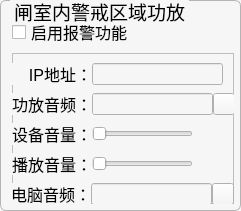
  <widget class="QGroupBox" name="groupBox_13">
   <property name="geometry">
    <rect>
     <x>1170</x>
     <y>10</y>
     <width>241</width>
     <height>211</height>
    </rect>
   </property>
   <property name="font">
    <font>
     <pointsize>14</pointsize>
    </font>
   </property>
   <property name="styleSheet">
    <string notr="true">QGroupBox {
	background-color: #f6f6f6;
    border-width: 1px;
    border-radius: 6px;
   border-style:solid;
  border-color: #b4b4b4;
  margin-top: 2ex;
}
QGroupBox::title {
     subcontrol-origin: margin;
     subcontrol-position: top left;
   left:10px;
     margin-left: 0px;
     padding:0 1px;
}</string>
   </property>
   <property name="title">
    <string>闸室内警戒区域功放</string>
   </property>
   <layout class="QVBoxLayout" name="verticalLayout">
    <property name="topMargin">
     <number>16</number>
    </property>
    <property name="rightMargin">
     <number>6</number>
    </property>
    <property name="bottomMargin">
     <number>6</number>
    </property>
    <item>
     <widget class="QCheckBox" name="checkBox_inside_audio_used">
      <property name="font">
       <font>
        <pointsize>12</pointsize>
       </font>
      </property>
      <property name="text">
       <string>启用报警功能</string>
      </property>
     </widget>
    </item>
    <item>
     <widget class="QFrame" name="frame_inside_audio">
      <property name="styleSheet">
       <string notr="true">background-color: #f6f6f6;</string>
      </property>
      <property name="frameShape">
       <enum>QFrame::StyledPanel</enum>
      </property>
      <property name="frameShadow">
       <enum>QFrame::Raised</enum>
      </property>
      <widget class="QLabel" name="label_49">
       <property name="geometry">
        <rect>
         <x>0</x>
         <y>100</y>
         <width>80</width>
         <height>22</height>
        </rect>
       </property>
       <property name="font">
        <font>
         <pointsize>12</pointsize>
        </font>
       </property>
       <property name="text">
        <string>播放音量：</string>
       </property>
       <property name="alignment">
        <set>Qt::AlignRight|Qt::AlignTrailing|Qt::AlignVCenter</set>
       </property>
      </widget>
      <widget class="QSlider" name="horizontalSlider_inside_audio_play_volume">
       <property name="geometry">
        <rect>
         <x>80</x>
         <y>100</y>
         <width>101</width>
         <height>22</height>
        </rect>
       </property>
       <property name="maximum">
        <number>100</number>
       </property>
       <property name="orientation">
        <enum>Qt::Horizontal</enum>
       </property>
      </widget>
      <widget class="QLineEdit" name="lineEdit_inside_audio_filepath">
       <property name="geometry">
        <rect>
         <x>80</x>
         <y>40</y>
         <width>121</width>
         <height>22</height>
        </rect>
       </property>
       <property name="font">
        <font>
         <pointsize>12</pointsize>
        </font>
       </property>
       <property name="alignment">
        <set>Qt::AlignCenter</set>
       </property>
      </widget>
      <widget class="QLabel" name="label_46">
       <property name="geometry">
        <rect>
         <x>0</x>
         <y>10</y>
         <width>80</width>
         <height>22</height>
        </rect>
       </property>
       <property name="font">
        <font>
         <pointsize>12</pointsize>
        </font>
       </property>
       <property name="text">
        <string>IP地址：</string>
       </property>
       <property name="alignment">
        <set>Qt::AlignRight|Qt::AlignTrailing|Qt::AlignVCenter</set>
       </property>
      </widget>
      <widget class="QLabel" name="label_48">
       <property name="geometry">
        <rect>
         <x>0</x>
         <y>70</y>
         <width>80</width>
         <height>22</height>
        </rect>
       </property>
       <property name="font">
        <font>
         <pointsize>12</pointsize>
        </font>
       </property>
       <property name="text">
        <string>设备音量：</string>
       </property>
       <property name="alignment">
        <set>Qt::AlignRight|Qt::AlignTrailing|Qt::AlignVCenter</set>
       </property>
      </widget>
      <widget class="QLabel" name="label_47">
       <property name="geometry">
        <rect>
         <x>0</x>
         <y>40</y>
         <width>80</width>
         <height>22</height>
        </rect>
       </property>
       <property name="font">
        <font>
         <pointsize>12</pointsize>
        </font>
       </property>
       <property name="text">
        <string>功放音频：</string>
       </property>
       <property name="alignment">
        <set>Qt::AlignRight|Qt::AlignTrailing|Qt::AlignVCenter</set>
       </property>
      </widget>
      <widget class="QLabel" name="label_inside_audio_play_volume">
       <property name="geometry">
        <rect>
         <x>190</x>
         <y>100</y>
         <width>21</width>
         <height>22</height>
        </rect>
       </property>
       <property name="font">
        <font>
         <pointsize>12</pointsize>
        </font>
       </property>
       <property name="text">
        <string/>
       </property>
       <property name="alignment">
        <set>Qt::AlignCenter</set>
       </property>
      </widget>
      <widget class="QLabel" name="label_inside_audio_device_volume">
       <property name="geometry">
        <rect>
         <x>190</x>
         <y>70</y>
         <width>21</width>
         <height>22</height>
        </rect>
       </property>
       <property name="font">
        <font>
         <pointsize>12</pointsize>
        </font>
       </property>
       <property name="text">
        <string/>
       </property>
       <property name="alignment">
        <set>Qt::AlignCenter</set>
       </property>
      </widget>
      <widget class="QLineEdit" name="lineEdit_inside_audio_host">
       <property name="geometry">
        <rect>
         <x>80</x>
         <y>10</y>
         <width>131</width>
         <height>22</height>
        </rect>
       </property>
       <property name="font">
        <font>
         <pointsize>12</pointsize>
        </font>
       </property>
       <property name="styleSheet">
        <string notr="true"/>
       </property>
       <property name="text">
        <string/>
       </property>
       <property name="alignment">
        <set>Qt::AlignCenter</set>
       </property>
      </widget>
      <widget class="QSlider" name="horizontalSlider_inside_audio_device_volume">
       <property name="geometry">
        <rect>
         <x>80</x>
         <y>70</y>
         <width>101</width>
         <height>22</height>
        </rect>
       </property>
       <property name="maximum">
        <number>100</number>
       </property>
       <property name="orientation">
        <enum>Qt::Horizontal</enum>
       </property>
      </widget>
      <widget class="QPushButton" name="pushButton_inside_audio_select_file">
       <property name="geometry">
        <rect>
         <x>201</x>
         <y>40</y>
         <width>22</width>
         <height>22</height>
        </rect>
       </property>
       <property name="text">
        <string/>
       </property>
       <property name="icon">
        <iconset resource="../resources.qrc">
         <normaloff>:/resource/go-down-symbolic.symbolic.png</normaloff>:/resource/go-down-symbolic.symbolic.png</iconset>
       </property>
      </widget>
      <widget class="QPushButton" name="pushButton_inside_computer_select_file">
       <property name="geometry">
        <rect>
         <x>200</x>
         <y>130</y>
         <width>22</width>
         <height>22</height>
        </rect>
       </property>
       <property name="text">
        <string/>
       </property>
       <property name="icon">
        <iconset resource="../resources.qrc">
         <normaloff>:/resource/go-down-symbolic.symbolic.png</normaloff>:/resource/go-down-symbolic.symbolic.png</iconset>
       </property>
      </widget>
      <widget class="QLabel" name="label_50">
       <property name="geometry">
        <rect>
         <x>-1</x>
         <y>130</y>
         <width>80</width>
         <height>22</height>
        </rect>
       </property>
       <property name="font">
        <font>
         <pointsize>12</pointsize>
        </font>
       </property>
       <property name="text">
        <string>电脑音频：</string>
       </property>
       <property name="alignment">
        <set>Qt::AlignRight|Qt::AlignTrailing|Qt::AlignVCenter</set>
       </property>
      </widget>
      <widget class="QLineEdit" name="lineEdit_inside_computer_filepath">
       <property name="geometry">
        <rect>
         <x>79</x>
         <y>130</y>
         <width>121</width>
         <height>22</height>
        </rect>
       </property>
       <property name="font">
        <font>
         <pointsize>12</pointsize>
        </font>
       </property>
       <property name="alignment">
        <set>Qt::AlignCenter</set>
       </property>
      </widget>
     </widget>
    </item>
   </layout>
  </widget>
